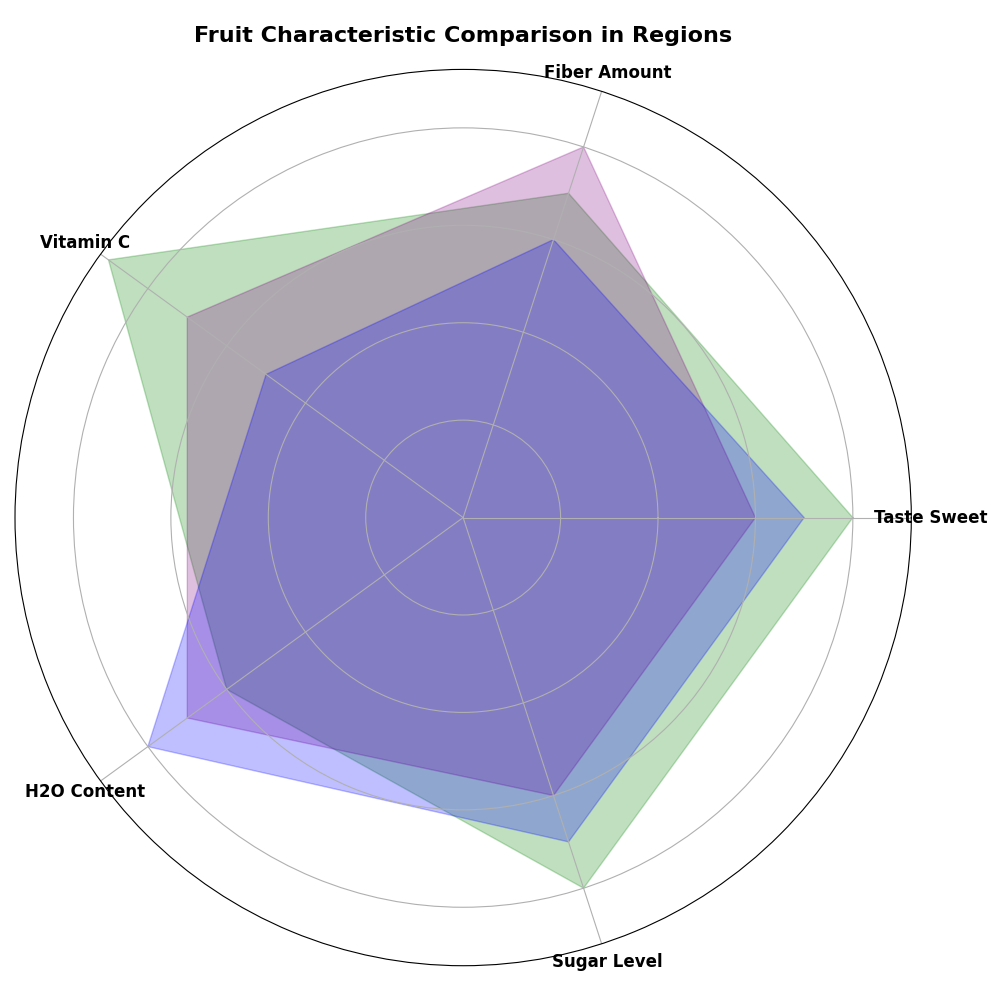

Generate this figure with Python:
import matplotlib.pyplot as plt
import numpy as np

categories = ['Taste Sweet', 'Fiber Amount', 'Vitamin C', 'H2O Content', 'Sugar Level']

tropical_scores = [8, 7, 9, 6, 8]
temperate_scores = [6, 8, 7, 7, 6]
mediterranean_scores = [7, 6, 5, 8, 7]

tropical_scores += tropical_scores[:1]
temperate_scores += temperate_scores[:1]
mediterranean_scores += mediterranean_scores[:1]

num_categories = len(categories)
angles = np.linspace(0, 2 * np.pi, num_categories, endpoint=False).tolist()
angles += angles[:1]

fig, ax = plt.subplots(figsize=(10, 10), subplot_kw=dict(polar=True))

ax.fill(angles, tropical_scores, color='green', alpha=0.25)
ax.fill(angles, temperate_scores, color='purple', alpha=0.25)
ax.fill(angles, mediterranean_scores, color='blue', alpha=0.25)

ax.set_xticks(angles[:-1])
ax.set_xticklabels(categories, fontsize=12, fontweight='bold', ha='center')
ax.set_yticklabels([])

plt.title("Fruit Characteristic Comparison in Regions", fontsize=16, fontweight='bold', pad=20)
plt.tight_layout()
plt.show()
